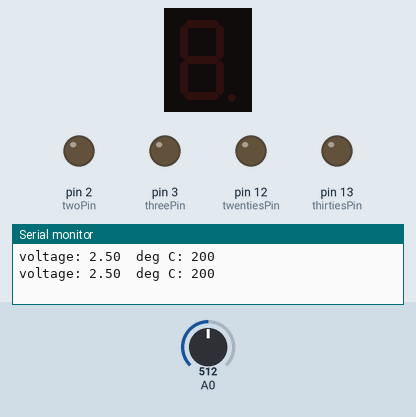
This sketch was run on a simulated Arduino Uno, built with avr-gcc and run on an emulated ATmega328P. Shown: 1-digit seven-segment display, output pins drawn as LEDs (lit = HIGH), the last lines printed to the serial monitor. Wiring (inferred from the names in the program): 1-digit 7-segment display, segments lit when HIGH: segments pin 10, pin 9, pin 8, pin 7, pin 6, pin 5, pin 4, pin 11. The test bench sets the inputs (shaded band); at power-on: A0 = 512. The segment pins are drawn as the display they are named for; pins used as bus, display or sensor lines are not drawn.

Above: at 1.8 s.
1.9 s: A0 set to 515
At 2.3 s:
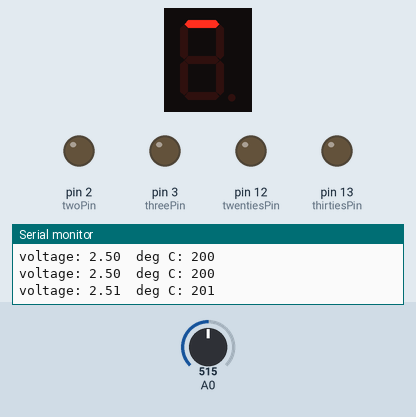
3.5 s: A0 set to 511
At 5.0 s:
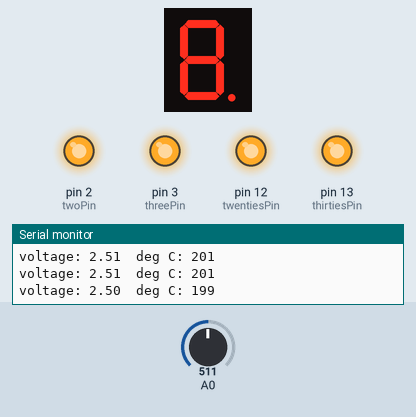
5.5 s: A0 set to 306
7.2 s: A0 set to 305
At 9.2 s:
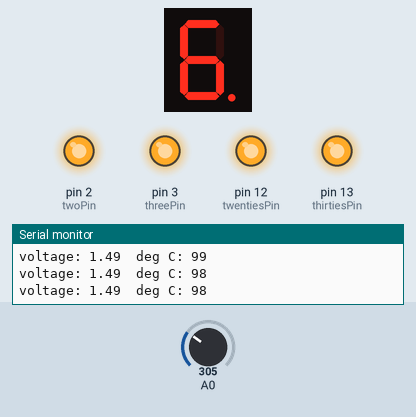
9.5 s: A0 set to 122
At 11.0 s:
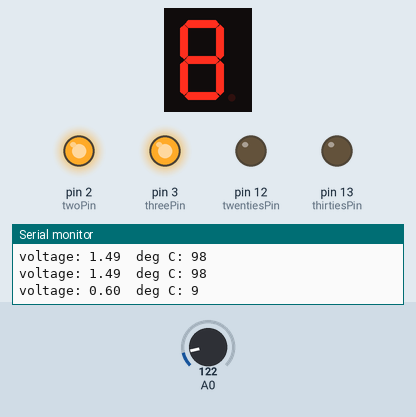
11.5 s: A0 set to 120
At 12.6 s:
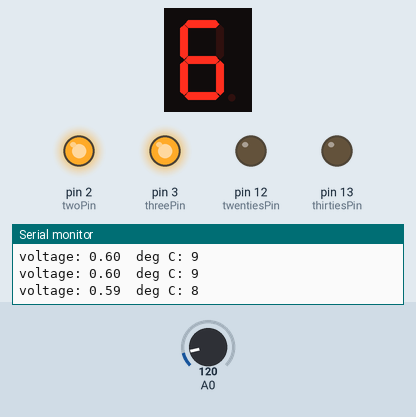
Timing chart, 0 to 14.5 s (numbered marks = the images above; inputs shaded):
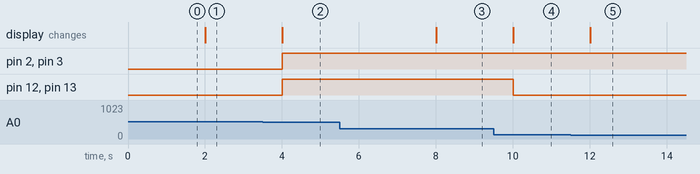

Measured:
- the behaviour switches between 514 and 515 on A0 (found by bisection; images 0 and 1)
- after the input at 1.9 s, the display: changes after 0.10 s (image 1)
- after the input at 3.5 s, pin 2 (twoPin), pin 3 (threePin), pin 12 (twentiesPin), pin 13 (thirtiesPin): LOW → HIGH after 0.50 s; the display: changes after 0.50 s (image 2)
- after the input at 7.2 s, the display: changes after 0.81 s (image 3)
- after the input at 9.5 s, pin 12 (twentiesPin), pin 13 (thirtiesPin): HIGH → LOW after 0.51 s; the display: changes after 0.51 s (image 4)
- after the input at 11.5 s, the display: changes after 0.51 s (image 5)

The sketch:

temperatureMonitor.ino
```cpp
/*
SparkFun Inventor's Kit
Example sketch 07

TEMPERATURE SENSOR

  Use the "serial monitor" window to read a temperature sensor.

  The TMP36 is an easy-to-use temperature sensor that outputs
  a voltage that's proportional to the ambient temperature.
  You can use it for all kinds of automation tasks where you'd
  like to know or control the temperature of something.

  More information on the sensor is available in the datasheet:
  http://dlnmh9ip6v2uc.cloudfront.net/datasheets/Sensors/Temp/TMP35_36_37.pdf

  Even more exciting, we'll start using the Arduino's serial port
  to send data back to your main computer! Up until now, we've
  been limited to using simple LEDs for output. We'll see that
  the Arduino can also easily output all kinds of text and data.

Hardware connections:

  Be careful when installing the temperature sensor, as it is
  almost identical to the transistors! The one you want has
  a triangle logo and "TMP" in very tiny letters. The
  ones you DON'T want will have "222" on them.

  When looking at the flat side of the temperature sensor
  with the pins down, from left to right the pins are:
  5V, SIGNAL, and GND.

  Connect the 5V pin to 5 Volts (5V).
  Connect the SIGNAL pin to ANALOG pin 0.
  Connect the GND pin to ground (GND).

This sketch was written by SparkFun Electronics,
with lots of help from the Arduino community.
This code is completely free for any use.
Visit http://learn.sparkfun.com/products/2 for SIK information.
Visit http://www.arduino.cc to learn about the Arduino.

Version 2.0 6/2012 MDG
*/

// We'll use analog input 0 to measure the temperature sensor's
// signal pin.

const int temperaturePin = 0;

const int teensPin    = 11;
const int twentiesPin = 12;
const int thirtiesPin = 13;

const int onePin   = 10; // When using serial we apparently can't use pin 0 and 1 ¯\_(ツ)_/¯
const int twoPin   = 2;
const int threePin = 3;
const int fourPin  = 4;
const int fivePin  = 5;
const int sixPin   = 6;
const int sevenPin = 7;
const int eightPin = 8;
const int ninePin  = 9;


void setup()
{

  pinMode(onePin, OUTPUT);
  pinMode(twoPin, OUTPUT);
  pinMode(threePin, OUTPUT);
  pinMode(fourPin, OUTPUT);
  pinMode(fivePin, OUTPUT);
  pinMode(sixPin, OUTPUT);
  pinMode(sevenPin, OUTPUT);
  pinMode(eightPin, OUTPUT);
  pinMode(ninePin, OUTPUT);
  pinMode(teensPin, OUTPUT);
  pinMode(twentiesPin, OUTPUT);
  pinMode(thirtiesPin, OUTPUT);

  digitalWrite(onePin, LOW);
  digitalWrite(twoPin, LOW);
  digitalWrite(threePin, LOW);
  digitalWrite(fourPin, LOW);
  digitalWrite(fivePin, LOW);
  digitalWrite(sixPin, LOW);
  digitalWrite(sevenPin, LOW);
  digitalWrite(eightPin, LOW);
  digitalWrite(ninePin, LOW);
  digitalWrite(teensPin, LOW);
  digitalWrite(twentiesPin, LOW);
  digitalWrite(thirtiesPin, LOW);

  // In this sketch, we'll use the Arduino's serial port
  // to send text back to the main computer. For both sides to
  // communicate properly, they need to be set to the same speed.
  // We use the Serial.begin() function to initialize the port
  // and set the communications speed.

  // The speed is measured in bits per second, also known as
  // "baud rate". 9600 is a very commonly used baud rate,
  // and will transfer about 10 characters per second.

  Serial.begin(9600);
}


void loop()
{

  // We'll declare three floating-point variables
  // (We can declare multiple variables of the same type on one line:)

  float voltage;
  int deg;

  // First we'll measure the voltage at the analog pin. Normally
  // we'd use analogRead(), which returns a number from 0 to 1023.
  // Here we've written a function (further down) called
  // getVoltage() that returns the true voltage (0 to 5 Volts)
  // present on an analog input pin.

  voltage = getVoltage(temperaturePin);

  // Now we'll convert the voltage to degrees Celsius.
  // This formula comes from the temperature sensor datasheet:

  deg = (voltage - 0.5) * 100.0;

  // Now we'll use the serial port to print these values
  // to the serial monitor!

  Serial.print("voltage: ");
  Serial.print(voltage);
  Serial.print("  deg C: ");
  Serial.println(deg);

  // Split the temperature into ones and tens to use for setting appropriate LEDs:
  int onesDeg = (deg % 10 );
  int tensDeg = ((deg / 10) % 10);

  if (onesDeg >= 1) {
    digitalWrite(onePin, HIGH);
  } else {
    digitalWrite(onePin, LOW);
  }

  if (onesDeg >= 2) {
    digitalWrite(twoPin, HIGH);
  } else {
    digitalWrite(twoPin, LOW);
  }

  if (onesDeg >= 3) {
    digitalWrite(threePin, HIGH);
  } else {
    digitalWrite(threePin, LOW);
  }

  if (onesDeg >= 4) {
    digitalWrite(fourPin, HIGH);
  } else {
    digitalWrite(fourPin, LOW);
  }

  if (onesDeg >= 5) {
    digitalWrite(fivePin, HIGH);
  } else {
    digitalWrite(fivePin, LOW);
  }

  if (onesDeg >= 6) {
    digitalWrite(sixPin, HIGH);
  } else {
    digitalWrite(sixPin, LOW);
  }

  if (onesDeg >= 7) {
    digitalWrite(sevenPin, HIGH);
  } else {
    digitalWrite(sevenPin, LOW);
  }

  if (onesDeg >= 8) {
    digitalWrite(eightPin, HIGH);
  } else {
    digitalWrite(eightPin, LOW);
  }

  if (onesDeg >= 9) {
    digitalWrite(ninePin, HIGH);
  } else {
    digitalWrite(ninePin, LOW);
  }

  if (tensDeg >= 1) {
    digitalWrite(teensPin, HIGH);
  }
  else {
    digitalWrite(teensPin, LOW);
  }

  if (tensDeg >= 2) {
    digitalWrite(twentiesPin, HIGH);
  }
  else {
    digitalWrite(twentiesPin, LOW);
  }

  if (tensDeg >= 3) {
    digitalWrite(thirtiesPin, HIGH);
  }
  else {
    digitalWrite(thirtiesPin, LOW);
  }

  delay(1000); // repeat once per second (change as you wish!)
}


float getVoltage(int pin)
{
  // This function has one input parameter, the analog pin number
  // to read. You might notice that this function does not have
  // "void" in front of it; this is because it returns a floating-
  // point value, which is the true voltage on that pin (0 to 5V).

  // You can write your own functions that take in parameters
  // and return values. Here's how:

    // To take in parameters, put their type and name in the
    // parenthesis after the function name (see above). You can
    // have multiple parameters, separated with commas.

    // To return a value, put the type BEFORE the function name
    // (see "float", above), and use a return() statement in your code
    // to actually return the value (see below).

    // If you don't need to get any parameters, you can just put
    // "()" after the function name.

    // If you don't need to return a value, just write "void" before
    // the function name.

  // Here's the return statement for this function. We're doing
  // all the math we need to do within this statement:

  return (analogRead(pin) * 0.004882814);
  // This equation converts the 0 to 1023 value that analogRead()
  // returns, into a 0.0 to 5.0 value that is the true voltage
  // being read at that pin.
}

// Other things to try with this code:

//   Turn on an LED if the temperature is above or below a value.

//   Read that threshold value from a potentiometer - now you've
//   created a thermostat!
```
